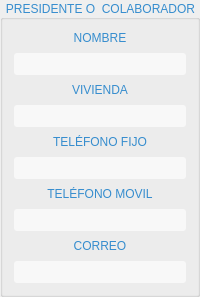
                  <widget class="QGroupBox" name="groupBox">
                   <property name="styleSheet">
                    <string notr="true">font: 10pt &quot;Segoe UI Semilight&quot;;
color: rgb(54, 141, 206);</string>
                   </property>
                   <property name="title">
                    <string>PRESIDENTE O  COLABORADOR</string>
                   </property>
                   <property name="alignment">
                    <set>Qt::AlignCenter</set>
                   </property>
                   <layout class="QHBoxLayout" name="horizontalLayout_2">
                    <item>
                     <layout class="QVBoxLayout" name="verticalLayout">
                      <property name="spacing">
                       <number>8</number>
                      </property>
                      <item>
                       <layout class="QVBoxLayout" name="verticalLayout_8">
                        <item>
                         <widget class="QLabel" name="label_6">
                          <property name="styleSheet">
                           <string notr="true">font: 10pt &quot;Segoe UI Semilight&quot;;
color: rgb(54, 141, 206);</string>
                          </property>
                          <property name="text">
                           <string>NOMBRE</string>
                          </property>
                          <property name="alignment">
                           <set>Qt::AlignCenter</set>
                          </property>
                         </widget>
                        </item>
                        <item>
                         <widget class="MyLineEditShine" name="le_nombre_presidente">
                          <property name="minimumSize">
                           <size>
                            <width>0</width>
                            <height>22</height>
                           </size>
                          </property>
                          <property name="styleSheet">
                           <string notr="true">background-color: #F8F8F8; 
border-radius: 3px;
color:rgb(50, 50, 50);</string>
                          </property>
                          <property name="alignment">
                           <set>Qt::AlignCenter</set>
                          </property>
                         </widget>
                        </item>
                       </layout>
                      </item>
                      <item>
                       <layout class="QVBoxLayout" name="verticalLayout_45">
                        <item>
                         <widget class="QLabel" name="label_26">
                          <property name="styleSheet">
                           <string notr="true">font: 10pt &quot;Segoe UI Semilight&quot;;
color: rgb(54, 141, 206);</string>
                          </property>
                          <property name="text">
                           <string>VIVIENDA</string>
                          </property>
                          <property name="alignment">
                           <set>Qt::AlignCenter</set>
                          </property>
                         </widget>
                        </item>
                        <item>
                         <widget class="MyLineEditShine" name="le_vivienda_presidente">
                          <property name="minimumSize">
                           <size>
                            <width>0</width>
                            <height>22</height>
                           </size>
                          </property>
                          <property name="styleSheet">
                           <string notr="true">background-color: #F8F8F8; 
border-radius: 3px;
color:rgb(50, 50, 50);</string>
                          </property>
                          <property name="alignment">
                           <set>Qt::AlignCenter</set>
                          </property>
                         </widget>
                        </item>
                       </layout>
                      </item>
                      <item>
                       <layout class="QVBoxLayout" name="verticalLayout_18">
                        <item>
                         <widget class="QLabel" name="label_13">
                          <property name="styleSheet">
                           <string notr="true">font: 10pt &quot;Segoe UI Semilight&quot;;
color: rgb(54, 141, 206);</string>
                          </property>
                          <property name="text">
                           <string>TELÉFONO FIJO</string>
                          </property>
                          <property name="alignment">
                           <set>Qt::AlignCenter</set>
                          </property>
                         </widget>
                        </item>
                        <item>
                         <widget class="MyLineEditShine" name="le_telefono_fijo_presidente">
                          <property name="minimumSize">
                           <size>
                            <width>0</width>
                            <height>22</height>
                           </size>
                          </property>
                          <property name="styleSheet">
                           <string notr="true">background-color: #F8F8F8; 
border-radius: 3px;
color:rgb(50, 50, 50);</string>
                          </property>
                          <property name="alignment">
                           <set>Qt::AlignCenter</set>
                          </property>
                         </widget>
                        </item>
                       </layout>
                      </item>
                      <item>
                       <layout class="QVBoxLayout" name="verticalLayout_19">
                        <item>
                         <widget class="QLabel" name="label_14">
                          <property name="styleSheet">
                           <string notr="true">font: 10pt &quot;Segoe UI Semilight&quot;;
color: rgb(54, 141, 206);</string>
                          </property>
                          <property name="text">
                           <string>TELÉFONO MOVIL</string>
                          </property>
                          <property name="alignment">
                           <set>Qt::AlignCenter</set>
                          </property>
                         </widget>
                        </item>
                        <item>
                         <widget class="MyLineEditShine" name="le_telefono_movil_presidente">
                          <property name="minimumSize">
                           <size>
                            <width>0</width>
                            <height>22</height>
                           </size>
                          </property>
                          <property name="styleSheet">
                           <string notr="true">background-color: #F8F8F8; 
border-radius: 3px;
color:rgb(50, 50, 50);</string>
                          </property>
                          <property name="alignment">
                           <set>Qt::AlignCenter</set>
                          </property>
                         </widget>
                        </item>
                       </layout>
                      </item>
                      <item>
                       <layout class="QVBoxLayout" name="verticalLayout_20">
                        <item>
                         <widget class="QLabel" name="label_15">
                          <property name="styleSheet">
                           <string notr="true">font: 10pt &quot;Segoe UI Semilight&quot;;
color: rgb(54, 141, 206);</string>
                          </property>
                          <property name="text">
                           <string>CORREO</string>
                          </property>
                          <property name="alignment">
                           <set>Qt::AlignCenter</set>
                          </property>
                         </widget>
                        </item>
                        <item>
                         <widget class="MyLineEditShine" name="le_correo_presidente">
                          <property name="minimumSize">
                           <size>
                            <width>0</width>
                            <height>22</height>
                           </size>
                          </property>
                          <property name="styleSheet">
                           <string notr="true">background-color: #F8F8F8; 
border-radius: 3px;
color:rgb(50, 50, 50);</string>
                          </property>
                          <property name="alignment">
                           <set>Qt::AlignCenter</set>
                          </property>
                         </widget>
                        </item>
                       </layout>
                      </item>
                     </layout>
                    </item>
                   </layout>
                  </widget>
